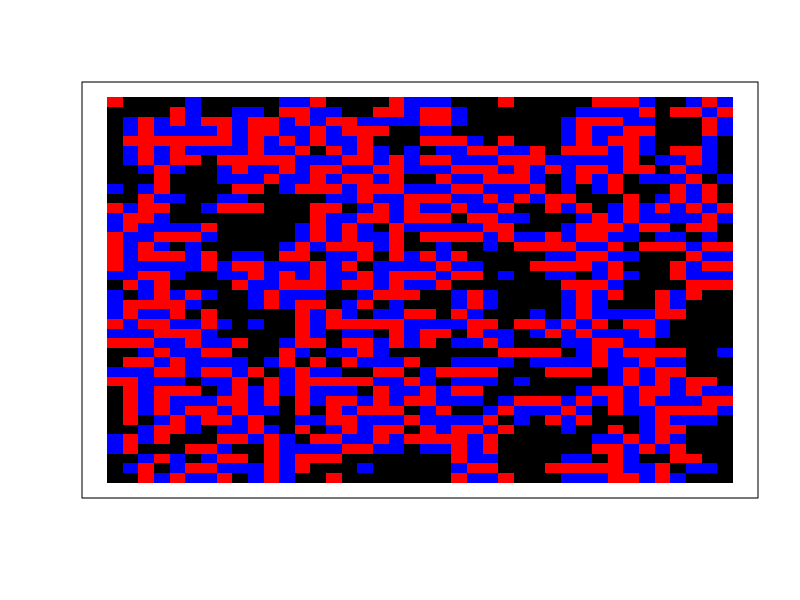
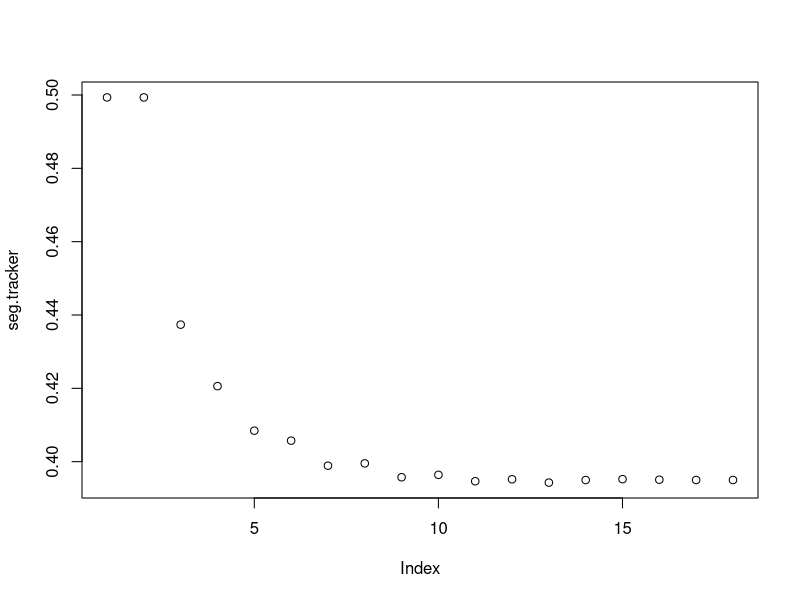

These figures' R source, in order:
# use this file to generate your variation on the schelling model

rows <- 40 
cols <- 40
proportion.group.1 <- .5 
empty <- .30
min.similarity <- 1/8 
min.difference<- 3/8

area.grid <- function(rows, cols){
  area<- matrix(nrow=rows, ncol= cols)
  for(i in 1:((rows/2))){
    for(j in 1:((cols/2))){
      area[i,j]<-6
    }
  }
  for(i in 1:((rows/2))){
    for(j in((cols/2)+1):cols){
      area[i,j]<-7
    }
  }
  for(i in ((rows/2)+1):rows){
    for(j in((cols/2)+1):cols){
      area[i,j]<-8
    }
  }
  for(i in ((rows/2)+1):rows){
    for(j in 1:((cols/2))){
      area[i,j]<-9
    }
  }
}


create.grid <- function(rows, cols, proportion.group.1, empty){
  pop.size.group.1 <- (rows*cols)*(1-empty)*proportion.group.1
  pop.size.group.2 <- (rows*cols)*(1-empty)*(1-proportion.group.1)
  
  initial.population <- sample(c(
    rep(1, pop.size.group.1), 
    rep(2, pop.size.group.2), 
    rep(0, (rows*cols)-pop.size.group.1-pop.size.group.2)
  ))
  grid <- matrix(initial.population, nrow=rows, ncol=cols)
}

visualize.grid <- function(grid){
  image(grid, col=c('black','red','blue'), xaxs=NULL, yaxs=NULL, xaxt='n', yaxt='n')
}

empty.locations <- function(grid){
  return(which(grid==0, arr.ind=T))
}



similarity.to.center <- function(grid.subset, center.val){
  if(center.val == 0){ return(NA) }
  same <- sum(grid.subset==center.val) - 1
  not.same <- sum(grid.subset!=center.val) - sum(grid.subset==0)
  return(same/(same+not.same))
}


segregation <- function(grid){
  same.count <- 0
  diff.count <- 0
  for(row in 1:(nrow(grid)-1)){
    for(col in 1:(ncol(grid)-1)){
      if(grid[row,col] != 0 && grid[row+1,col+1] != 0){
        if(grid[row,col] != grid[row+1,col+1]){
          diff.count <- diff.count + 1
        } else {
          same.count <- same.count + 1
        }
      }
      if(grid[row,col] != 0 && grid[row,col+1] != 0){
        if(grid[row,col] != grid[row,col+1]){
          diff.count <- diff.count + 1
        } else {
          same.count <- same.count + 1
        }
      }
      if(grid[row,col] != 0 && grid[row+1,col] != 0){
        if(grid[row,col] != grid[row+1,col]){
          diff.count <- diff.count + 1
        } else {
          same.count <- same.count + 1
        }
      }  
    }
  }
  return(same.count / (same.count + diff.count))
}


diff.from.center<- function(grid.subset, center.val){
  if(center.val==0){
    return(NA)}
  diff<- sum(grid.subset!=center.val)-sum(grid.subset==0)
  same<- sum(grid.subset==center.val)-1
  return(diff/(diff+same))
}

unhappy.agents <- function(grid, min.similarity, min.difference){
  grid.copy <- grid
  for(row in 1:rows){
    for(col in 1:cols){
      similarity.score <- similarity.to.center(grid[max(0, row-1):min(rows,row+1), max(0,col-1):min(cols,col+1)], grid[row,col])
      difference.score <- diff.from.center(grid[max(0, row-1):min(rows,row+1), max(0,col-1):min(cols,col+1)], grid[row,col])
      if(is.na(similarity.score)&&is.na(difference.score)){
        grid.copy[row,col] <- NA
      }else if(similarity.score>= min.similarity && difference.score>= min.difference){
        grid.copy[row,col] <-TRUE
        }
      else{grid.copy[row,col] <- FALSE
      }
    }
  }
  return(which(grid.copy==FALSE, arr.ind = T))
}

one.round <- function(grid, min.similarity, min.difference){
  empty.spaces<- empty.locations(grid)
  unhappy<- unhappy.agents(grid, min.similarity,min.difference)
  empty.spaces<- empty.spaces[ sample(1:nrow(empty.spaces)),  ]   
  for(i in 1:nrow(empty.spaces)){
    if(i>nrow(unhappy)){break;}
    grid[empty.spaces[i,1], empty.spaces[i,2]]<- grid[unhappy[i,1], unhappy[i,2]]
    grid[unhappy[i,1], unhappy[i,2]]<- 0
  }
  return(grid)
}

done <- FALSE 
grid <- create.grid(rows, cols, proportion.group.1, empty)
seg.tracker <- c(segregation(grid)) 
while(!done){
  new.grid <- one.round(grid, min.similarity,min.difference)
  seg.tracker <- c(seg.tracker, segregation(grid)) 
  if(all(new.grid == grid)){ 
    done <- TRUE 
  } else {
    grid <- new.grid 
  }
}
layout(1) 
visualize.grid(grid) 
plot(seg.tracker)

grid
new.grid
